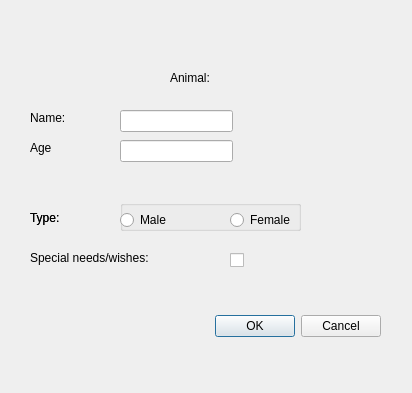
<?xml version="1.0" encoding="UTF-8"?>
<ui version="4.0">
 <class>userExistsWindow</class>
 <widget class="QDialog" name="userExistsWindow">
  <property name="geometry">
   <rect>
    <x>0</x>
    <y>0</y>
    <width>412</width>
    <height>393</height>
   </rect>
  </property>
  <property name="windowTitle">
   <string>Dialog</string>
  </property>
  <widget class="QDialogButtonBox" name="buttonBox">
   <property name="geometry">
    <rect>
     <x>40</x>
     <y>310</y>
     <width>341</width>
     <height>32</height>
    </rect>
   </property>
   <property name="orientation">
    <enum>Qt::Horizontal</enum>
   </property>
   <property name="standardButtons">
    <set>QDialogButtonBox::Cancel|QDialogButtonBox::Ok</set>
   </property>
  </widget>
  <widget class="QLabel" name="label_2">
   <property name="geometry">
    <rect>
     <x>170</x>
     <y>70</y>
     <width>55</width>
     <height>16</height>
    </rect>
   </property>
   <property name="text">
    <string>Animal:</string>
   </property>
  </widget>
  <widget class="QCheckBox" name="checkBox">
   <property name="geometry">
    <rect>
     <x>230</x>
     <y>250</y>
     <width>81</width>
     <height>20</height>
    </rect>
   </property>
   <property name="text">
    <string/>
   </property>
  </widget>
  <widget class="QLineEdit" name="inputAge">
   <property name="geometry">
    <rect>
     <x>120</x>
     <y>140</y>
     <width>113</width>
     <height>22</height>
    </rect>
   </property>
  </widget>
  <widget class="QLabel" name="label_9">
   <property name="geometry">
    <rect>
     <x>30</x>
     <y>210</y>
     <width>81</width>
     <height>16</height>
    </rect>
   </property>
   <property name="text">
    <string>Type:</string>
   </property>
  </widget>
  <widget class="QGroupBox" name="groupBox_2">
   <property name="geometry">
    <rect>
     <x>120</x>
     <y>200</y>
     <width>181</width>
     <height>31</height>
    </rect>
   </property>
   <property name="title">
    <string/>
   </property>
   <widget class="QRadioButton" name="radioButton_5">
    <property name="geometry">
     <rect>
      <x>0</x>
      <y>10</y>
      <width>95</width>
      <height>20</height>
     </rect>
    </property>
    <property name="text">
     <string>Male</string>
    </property>
   </widget>
   <widget class="QRadioButton" name="radioButton_6">
    <property name="geometry">
     <rect>
      <x>110</x>
      <y>10</y>
      <width>95</width>
      <height>20</height>
     </rect>
    </property>
    <property name="text">
     <string>Female</string>
    </property>
   </widget>
  </widget>
  <widget class="QLabel" name="label_7">
   <property name="geometry">
    <rect>
     <x>30</x>
     <y>140</y>
     <width>81</width>
     <height>16</height>
    </rect>
   </property>
   <property name="text">
    <string>Age</string>
   </property>
  </widget>
  <widget class="QLineEdit" name="inputName">
   <property name="geometry">
    <rect>
     <x>120</x>
     <y>110</y>
     <width>113</width>
     <height>22</height>
    </rect>
   </property>
  </widget>
  <widget class="QLabel" name="label_8">
   <property name="geometry">
    <rect>
     <x>30</x>
     <y>110</y>
     <width>81</width>
     <height>16</height>
    </rect>
   </property>
   <property name="text">
    <string>Name:</string>
   </property>
  </widget>
  <widget class="QLabel" name="label_10">
   <property name="geometry">
    <rect>
     <x>30</x>
     <y>210</y>
     <width>81</width>
     <height>16</height>
    </rect>
   </property>
   <property name="text">
    <string>Type:</string>
   </property>
  </widget>
  <widget class="QLabel" name="label_11">
   <property name="geometry">
    <rect>
     <x>30</x>
     <y>250</y>
     <width>161</width>
     <height>16</height>
    </rect>
   </property>
   <property name="text">
    <string>Special needs/wishes:</string>
   </property>
  </widget>
  <widget class="QLabel" name="nameCustomer">
   <property name="geometry">
    <rect>
     <x>30</x>
     <y>20</y>
     <width>371</width>
     <height>16</height>
    </rect>
   </property>
   <property name="text">
    <string/>
   </property>
  </widget>
 </widget>
 <resources/>
 <connections>
  <connection>
   <sender>buttonBox</sender>
   <signal>accepted()</signal>
   <receiver>userExistsWindow</receiver>
   <slot>accept()</slot>
   <hints>
    <hint type="sourcelabel">
     <x>248</x>
     <y>254</y>
    </hint>
    <hint type="destinationlabel">
     <x>157</x>
     <y>274</y>
    </hint>
   </hints>
  </connection>
  <connection>
   <sender>buttonBox</sender>
   <signal>rejected()</signal>
   <receiver>userExistsWindow</receiver>
   <slot>reject()</slot>
   <hints>
    <hint type="sourcelabel">
     <x>316</x>
     <y>260</y>
    </hint>
    <hint type="destinationlabel">
     <x>286</x>
     <y>274</y>
    </hint>
   </hints>
  </connection>
 </connections>
</ui>
